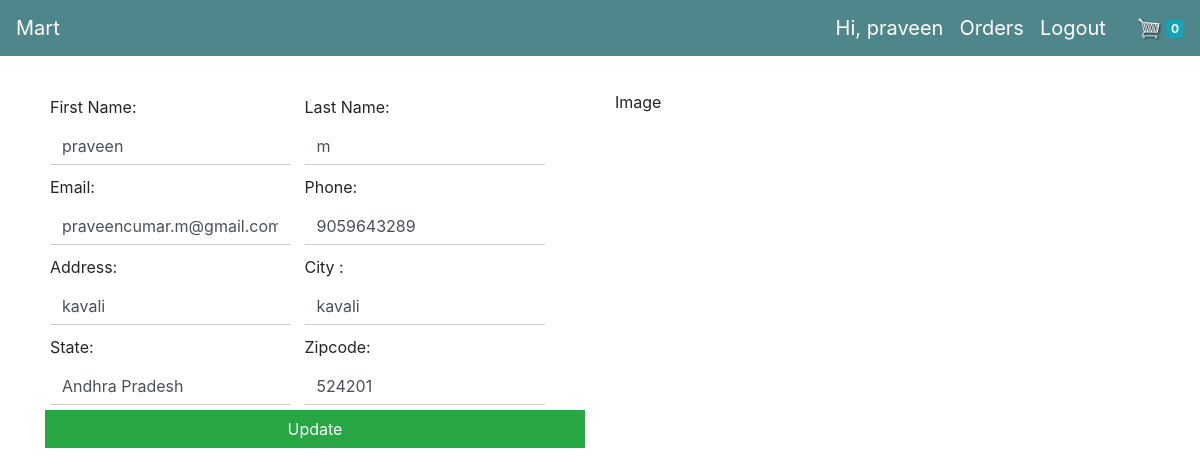
/profile/ (signed in), run on the app's committed database.
### store/models.py (models this page shows, shortened)
class UserProfile(models.Model):
    user = models.ForeignKey(User, on_delete=models.CASCADE)
    first_name = models.CharField(max_length=100,default="")
    last_name = models.CharField(max_length=100,default="")
    email = models.EmailField()
    phone = models.CharField(max_length=10)
    address = models.CharField(max_length=100)
    city = models.CharField(max_length=200, null=True)
    state = models.CharField(max_length=200, null=True)
    zipcode = models.CharField(max_length=100)
    create_at = models.DateTimeField(auto_now_add=True)
    update_at = models.DateTimeField(auto_now=True)
    class Meta:
        verbose_name_plural = 'User Profiles'

### store/views.py (the view, shortened to what this page needs)
# urls.py: path('profile/', Profile.as_view(), name="profile"),
class Profile(TemplateView):
    template_name = 'store/profile.html'
    def get_context_data(self,*args,**kwargs):
        form = UserProfileForm()
        try:
            profile = UserProfile.objects.get(user=self.request.user)
            form = UserProfileForm(instance=profile)
        except UserProfile.DoesNotExist:
            print("---[ UserProfile.DoesNotExist ]-----")
            form = UserProfileForm()
        context ={'form':form}
        return context

### store/templates/store/profile.html (shortened to what this page needs)
{% extends 'store/base.html' %}
{% load static %} {% load cart util %}
{% block content %}
<div class="row">
    <div class="col-lg-6">
        <form action="{% url 'profile' %}" method="POST">
            {% for field in form %}
            <div class="form-field">
                {{ field.label_tag  }}
                {{ field }}
            </div>
            {% endfor %}
            <input id="form-button" class="btn btn-success btn-block" type="submit" value="Update">
        </form>
    </div>
    <div class="col-lg-6">
        Image
    </div>
</div>
{% endblock content %}

### store/templates/store/base.html (shortened to what this page needs)
{% load static %}
{% load countries %}
<!DOCTYPE html>
<html>
<head>
    <link rel="stylesheet" href="https://use.fontawesome.com/releases/v5.8.1/css/all.css">
    <link rel="stylesheet" href="{% static 'css/bootstrap.min.css' %}"/>
    <link rel="stylesheet" type="text/css" href="{% static 'css/main.css' %}"/>
</head>
<body>
    <nav class="navbar navbar-expand-lg navbar-dark bg-dark">
        <a class="navbar-brand" href="{% url 'store' %}">Mart</a>
        <div class="collapse navbar-collapse" id="navbarSupportedContent">
                    {% get_country 'IN' as country %}
            <div class="form-inline my-2 my-lg-0">
                {% if user.is_authenticated %}
                    <a class="navbar-brand" href="{% url 'profile' %}">Hi, {{ user }}<span class="sr-only">(current)</span></a>
                    <a class="navbar-brand" href="{% url 'order' %}">Orders<span class="sr-only">(current)</span></a>
                    <a class="navbar-brand" href="{% url 'logout' %}">Logout<span class="sr-only">(current)</span></a>
                {% else %}
                    <a class="navbar-brand" href="{% url 'signup' %}">Signup<span class="sr-only">(current)</span></a>
                    <a class="navbar-brand" href="{% url 'login' %}">Login<span class="sr-only">(current)</span></a>
                {% endif %}
                <a href="{% url 'cart' %}">
                    <img id="cart-icon" src="{% static 'images/cart.png' %}">
                    <span class="badge badge-info">{{ request.session.cart.keys|length }}</span>
                </a>
            </div>
        </div>
    </nav>
        <div class="container">
        <br>
        {% block content %}
        {% endblock content %}
    </div>
</body>
</html>

### static/css/main.css (style rules this page uses)
.bg-dark { background-color: #4f868c!important; }
#cart-icon { width:25px; display: inline-block; margin-left: 15px; }
.col-lg-4, .col-lg-6, .col-lg-8, .col-lg-12 { margin-top: 10px; }
.btn { border-radius: 0; }
.form-field { width:250px; display: inline-block; padding: 5px; }
.form-control { box-shadow: none; border-radius: 0px; border-color: #ccc; border-style: none none solid none; width: 100%; transition: all .5s; }
.form-control::placeholder { color:transparent; }

### data on the page
UserProfile: form "praveen" "m" "praveencumar.m@gmail.com" "9059643289" "kavali" "kavali" "Andhra Pradesh" "524201"

### other printed values
{{ user }} "praveen"
{{ request.session.cart.keys|length }} "0"
{{ field.label_tag }} "First Name:" "Last Name:" "Email:" "Phone:" "Address:" "City :" "State:" "Zipcode:"
